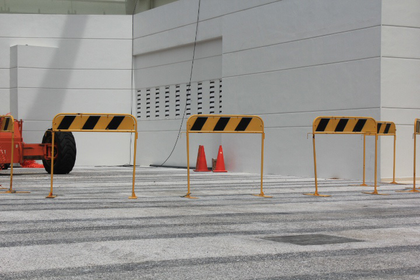
%> input picture vuong/deraining_evaluation/muc_2/dataset 1 - Rui Qian et al DeRaindrop (CVPR2018)/ground_truth/raindrop_data/test_a/0.png, 420 x 280 px, shrunk from 720 x 480 before the run; its folder holds only this picture in this run
$ octave deraining_test.m   (GNU Octave 9; MATLAB toolbox functions it lacks are replaced by stand-ins)
%> lines starting %> are read from the running program, lines starting %| are printed output that depends on the picture; long printed decimals are rounded
clc;close all;clear all;
% datasets = {'Test100', 'Rain100H', 'Rain100L', 'Test1200', 'Test2800'};
datasets = {'test_a', 'test_b'};
num_set = length(datasets);

psnr_alldatasets = 0;
ssim_alldatasets = 0;

tic
% delete(gcp('nocreate'))
% parpool('local',2);

% dir("./deraining_output_data_for_testing")

for idx_set = 1:num_set
    % file_path = strcat('\sfnet\deraining\', datasets{idx_set}, '\');
    file_path = strcat('./resized_inference_data/', datasets{idx_set}, '/');
    fprintf("%s - ", datasets{idx_set})
    % gt_path = strcat('\deraining_testset\', datasets{idx_set}, '\target\');
    gt_path = strcat('./gt/', datasets{idx_set}, '/');

    path_list = [dir(strcat(file_path,'*.jpg')); dir(strcat(file_path,'*.png'))];
    gt_list = [dir(strcat(gt_path,'*.jpg')); dir(strcat(gt_path,'*.png'))];
    img_num = length(path_list);

    total_psnr = 0;
    total_ssim = 0;
    if img_num > 0
        parfor j = 1:img_num
           image_name = path_list(j).name;
           gt_name = gt_list(j).name;
           input = imread(strcat(file_path,image_name));
%> input is the input picture: size 280x420x3 uint8; mean R, G, B 152.6, 149.6, 146.2
           gt = imread(strcat(gt_path, gt_name));
           ssim_val = compute_ssim(input, gt);
%> in compute_ssim, `img1 = rgb2ycbcr(img1);`: img1: size 280x420x3 uint8; mean of channels 1, 2, 3 144.9, 126.1, 129.5
%> in compute_ssim, `img1 = img1(:, :, 1);`:
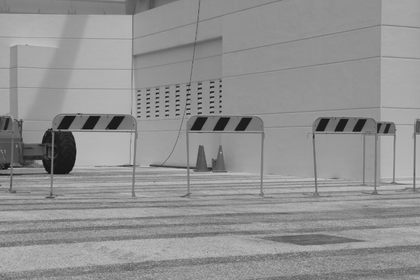
%> img1: size 280x420 uint8; min 16, max 200, mean 144.9
%> in SSIM_index, `mu1   = filter2(window, img1, 'valid');`:
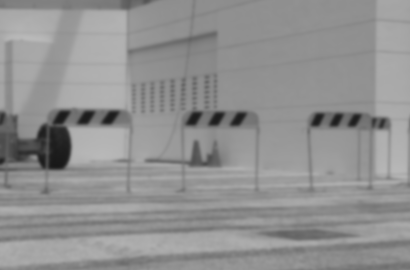
%> mu1: size 270x410 double; min 24.8, max 185.9, mean 145.3
%> in SSIM_index, `mu1_sq = mu1.*mu1;`:
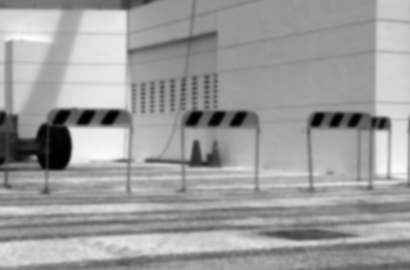
%> mu1_sq: size 270x410 double; min 614.9, max 34558.1, mean 21654.2; drawn with min black and max white
%> in SSIM_index, `sigma1_sq = filter2(window, img1.*img1, 'valid') - mu1_sq;`:
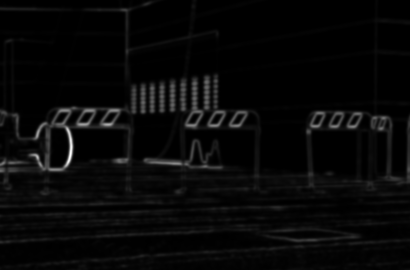
%> sigma1_sq: size 270x410 double; min 0.0567, max 4714.9, mean 159.8; drawn with min black and max white
%> in SSIM_index, `ssim_map = ((2*mu1_mu2 + C1).*(2*sigma12 + C2))./((mu1_sq + mu2_sq + C..`: ssim_map: size 270x410 double; every value is 1
%> in SSIM_index, `mssim = mean2(ssim_map);`: mssim = 1
%> ssim_val = 1
           psnr_val = compute_psnr(input, gt);
%> in compute_psnr, `imdff = double(img1) - double(img2);`: imdff: size 280x420 double; every value is 0
%> in compute_psnr, `rmse = sqrt(mean(imdff.^2));`: rmse = 0
%> in compute_psnr, `psnr = 20*log10(255/rmse);`: psnr = Inf
%> psnr_val = Inf
           total_ssim = total_ssim + ssim_val;
%> total_ssim = 1
           total_psnr = total_psnr + psnr_val;
%> total_psnr = Inf
       end
    end
    qm_psnr = total_psnr / img_num;
%> qm_psnr = Inf
    qm_ssim = total_ssim / img_num;
%> qm_ssim = 1

    fprintf('For %s dataset PSNR: %f SSIM: %f\n', datasets{idx_set}, qm_psnr, qm_ssim);
%| test_a - For test_a dataset PSNR: Inf SSIM: 1.000

    psnr_alldatasets = psnr_alldatasets + qm_psnr;
%> psnr_alldatasets = Inf
    ssim_alldatasets = ssim_alldatasets + qm_ssim;
%> ssim_alldatasets = 1

end

fprintf('For all datasets PSNR: %f SSIM: %f\n', psnr_alldatasets/num_set, ssim_alldatasets/num_set);
%| For all datasets PSNR: NaN SSIM: NaN

% delete(gcp('nocreate'))
toc

function ssim_mean=compute_ssim(img1,img2)
    if size(img1, 3) == 3
        img1 = rgb2ycbcr(img1);
        img1 = img1(:, :, 1);
    end

    if size(img2, 3) == 3
        img2 = rgb2ycbcr(img2);
        img2 = img2(:, :, 1);
    end
    ssim_mean = SSIM_index(img1, img2);
end

function psnr=compute_psnr(img1,img2)
    if size(img1, 3) == 3
        img1 = rgb2ycbcr(img1);
        img1 = img1(:, :, 1);
    end

    if size(img2, 3) == 3
        img2 = rgb2ycbcr(img2);
        img2 = img2(:, :, 1);
    end

    imdff = double(img1) - double(img2);
    imdff = imdff(:);
    rmse = sqrt(mean(imdff.^2));
    psnr = 20*log10(255/rmse);

end

function [mssim, ssim_map] = SSIM_index(img1, img2, K, window, L)

%========================================================================
%SSIM Index, Version 1.0
%Copyright(c) 2003 Zhou Wang
%All Rights Reserved.
%
%The author is with Howard Hughes Medical Institute, and Laboratory
%for Computational Vision at Center for Neural Science and Courant
%Institute of Mathematical Sciences, New York University.
%
%----------------------------------------------------------------------
%Permission to use, copy, or modify this software and its documentation
%for educational and research purposes only and without fee is hereby
%granted, provided that this copyright notice and the original authors'
%names appear on all copies and supporting documentation. This program
%shall not be used, rewritten, or adapted as the basis of a commercial
%software or hardware product without first obtaining permission of the
%authors. The authors make no representations about the suitability of
%this software for any purpose. It is provided "as is" without express
%or implied warranty.
%----------------------------------------------------------------------
%
%This is an implementation of the algorithm for calculating the
%Structural SIMilarity (SSIM) index between two images. Please refer
%to the following paper:
%
%Z. Wang, A. C. Bovik, H. R. Sheikh, and E. P. Simoncelli, "Image
%quality assessment: From error measurement to structural similarity"
%IEEE Transactios on Image Processing, vol. 13, no. 1, Jan. 2004.
%
%Kindly report any suggestions or corrections to zhouwang@ieee.org
%
%----------------------------------------------------------------------
%
%Input : (1) img1: the first image being compared
%        (2) img2: the second image being compared
%        (3) K: constants in the SSIM index formula (see the above
%            reference). defualt value: K = [0.01 0.03]
%        (4) window: local window for statistics (see the above
%            reference). default widnow is Gaussian given by
%            window = fspecial('gaussian', 11, 1.5);
%        (5) L: dynamic range of the images. default: L = 255
%
%Output: (1) mssim: the mean SSIM index value between 2 images.
%            If one of the images being compared is regarded as
%            perfect quality, then mssim can be considered as the
%            quality measure of the other image.
%            If img1 = img2, then mssim = 1.
%        (2) ssim_map: the SSIM index map of the test image. The map
%            has a smaller size than the input images. The actual size:
%            size(img1) - size(window) + 1.
%
%Default Usage:
%   Given 2 test images img1 and img2, whose dynamic range is 0-255
%
%   [mssim ssim_map] = ssim_index(img1, img2);
%
%Advanced Usage:
%   User defined parameters. For example
%
%   K = [0.05 0.05];
%   window = ones(8);
%   L = 100;
%   [mssim ssim_map] = ssim_index(img1, img2, K, window, L);
%
%See the results:
%
%   mssim                        %Gives the mssim value
%   imshow(max(0, ssim_map).^4)  %Shows the SSIM index map
%
%========================================================================


if (nargin < 2 || nargin > 5)
   ssim_index = -Inf;
   ssim_map = -Inf;
   return;
end

if (size(img1) ~= size(img2))
   ssim_index = -Inf;
   ssim_map = -Inf;
   return;
end

[M N] = size(img1);

if (nargin == 2)
   if ((M < 11) || (N < 11))
	   ssim_index = -Inf;
	   ssim_map = -Inf;
      return
   end
   window = fspecial('gaussian', 11, 1.5);	%
   K(1) = 0.01;								      % default settings
   K(2) = 0.03;								      %
   L = 255;                                  %
end

if (nargin == 3)
   if ((M < 11) || (N < 11))
	   ssim_index = -Inf;
	   ssim_map = -Inf;
      return
   end
   window = fspecial('gaussian', 11, 1.5);
   L = 255;
   if (length(K) == 2)
      if (K(1) < 0 || K(2) < 0)
		   ssim_index = -Inf;
   		ssim_map = -Inf;
	   	return;
      end
   else
	   ssim_index = -Inf;
   	ssim_map = -Inf;
	   return;
   end
end

if (nargin == 4)
   [H W] = size(window);
   if ((H*W) < 4 || (H > M) || (W > N))
	   ssim_index = -Inf;
	   ssim_map = -Inf;
      return
   end
   L = 255;
   if (length(K) == 2)
      if (K(1) < 0 || K(2) < 0)
		   ssim_index = -Inf;
   		ssim_map = -Inf;
	   	return;
      end
   else
	   ssim_index = -Inf;
   	ssim_map = -Inf;
	   return;
   end
end

if (nargin == 5)
   [H W] = size(window);
   if ((H*W) < 4 || (H > M) || (W > N))
	   ssim_index = -Inf;
	   ssim_map = -Inf;
      return
   end
   if (length(K) == 2)
      if (K(1) < 0 || K(2) < 0)
		   ssim_index = -Inf;
   		ssim_map = -Inf;
	   	return;
      end
   else
	   ssim_index = -Inf;
   	ssim_map = -Inf;
	   return;
   end
end

C1 = (K(1)*L)^2;
C2 = (K(2)*L)^2;
window = window/sum(sum(window));
img1 = double(img1);
img2 = double(img2);

mu1   = filter2(window, img1, 'valid');
mu2   = filter2(window, img2, 'valid');
mu1_sq = mu1.*mu1;
mu2_sq = mu2.*mu2;
mu1_mu2 = mu1.*mu2;
sigma1_sq = filter2(window, img1.*img1, 'valid') - mu1_sq;
sigma2_sq = filter2(window, img2.*img2, 'valid') - mu2_sq;
sigma12 = filter2(window, img1.*img2, 'valid') - mu1_mu2;

if (C1 > 0 & C2 > 0)
   ssim_map = ((2*mu1_mu2 + C1).*(2*sigma12 + C2))./((mu1_sq + mu2_sq + C1).*(sigma1_sq + sigma2_sq + C2));
else
   numerator1 = 2*mu1_mu2 + C1;
   numerator2 = 2*sigma12 + C2;
	denominator1 = mu1_sq + mu2_sq + C1;
   denominator2 = sigma1_sq + sigma2_sq + C2;
   ssim_map = ones(size(mu1));
   index = (denominator1.*denominator2 > 0);
   ssim_map(index) = (numerator1(index).*numerator2(index))./(denominator1(index).*denominator2(index));
   index = (denominator1 ~= 0) & (denominator2 == 0);
   ssim_map(index) = numerator1(index)./denominator1(index);
end

mssim = mean2(ssim_map);

end
